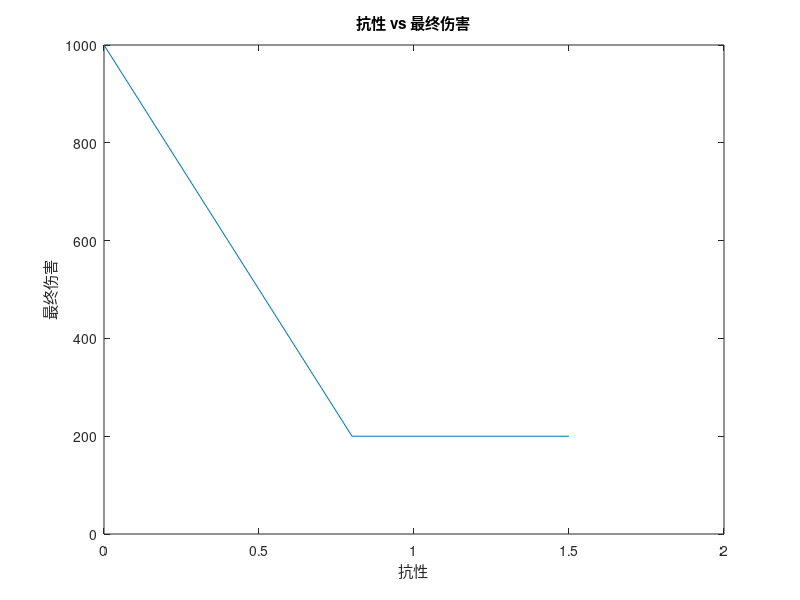

Write the MATLAB code that produced this figure.
clear
% XResist1 = 0.8
% for XDamage = 1:1000
%     FinalDamage1(XDamage) = XDamage * (1 - XResist1);
% end
% 
% plot(FinalDamage1);
% ylim([0 500])
% hold on 
% xlabel('原始伤害')
% ylabel('最终伤害')
% title('原始伤害 vs 最终伤害')

XDamage = 1000;
XResist = 0:0.1:1.5; 
FinalDamage = zeros(size(XResist));

for i = 1:length(XResist)
    if (XResist(i) <= 0.8)
        FinalDamage(i) = XDamage * (1 - XResist(i));
    else
        FinalDamage(i) = XDamage * (1 - 0.8);
    end
end

plot(XResist, FinalDamage);
xlabel('抗性')
ylabel('最终伤害')
title('抗性 vs 最终伤害')